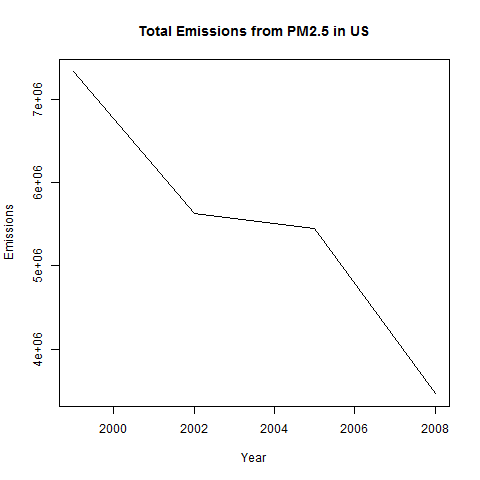

Reproduce this figure in R.
source("data.R")
aggEmission <- aggregate(Emissions ~ year,NEI, sum)
png('plot1.png', width=480, height=480)
plot(aggEmission$year, aggEmission$Emissions,type = "l", xlab = "Year", ylab = "Emissions", main = "Total Emissions from PM2.5 in US")
dev.off()